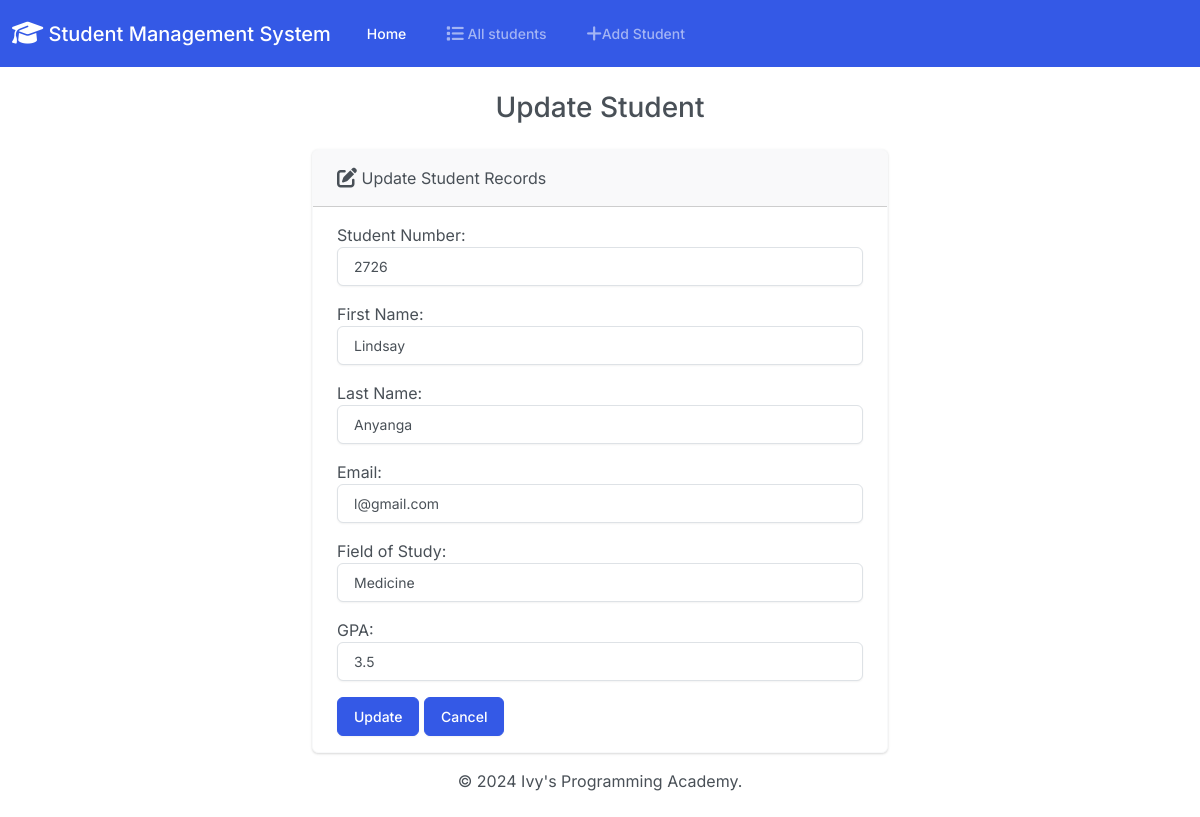
The page /edit/5/ on the database its author committed.
### students/models.py (models this page shows, shortened)
class Students(models.Model):
    student_number= models.PositiveIntegerField()
    first_name= models.CharField(max_length=50)
    last_name= models.CharField(max_length=50)
    email= models.EmailField(max_length=100)
    field_of_study= models.CharField(max_length=50)
    gpa= models.FloatField()

### students/views.py (the view)
# urls.py: path('edit/<int:id>/', views.edit, name="edit" ),
def edit(request, id):
    student = get_object_or_404(Students, pk=id)
    if request.method == 'POST':
        form = StudentsForm(request.POST, instance=student)
        if form.is_valid():
            form.save()
            return render(request, 'edit.html', {
                'form': form,
                'success': True
            })
        else:
            return render(request, 'edit.html', {
                'form': form
            })
    else:
        form = StudentsForm(instance=student)
        return render(request, 'edit.html', {
            'form': form
        })

### students/forms.py
class StudentsForm(forms.ModelForm):
    class Meta:
        model = Students
        fields = ('student_number', 'first_name', 'last_name', 'email', 'field_of_study', 'gpa')
        labels = {
            'student_number': 'Student Number',
            'first_name': 'First Name',
            'last_name': 'Last Name',
            'email': 'Email',
            'field_of_study': 'Field of Study',
            'gpa': 'GPA',
        }
        widgets = {
            'student_number': forms.NumberInput(attrs={'class': 'form-control'}),
            'first_name': forms.TextInput(attrs={'class': 'form-control'}),
            'last_name': forms.TextInput(attrs={'class': 'form-control'}),
            'email': forms.EmailInput(attrs={'class': 'form-control'}),
            'field_of_study': forms.TextInput(attrs={'class': 'form-control'}),
            'gpa': forms.NumberInput(attrs={'class': 'form-control'}),
        }

### templates/edit.html (shortened to what this page needs)
{% extends "base.html" %}
{% block body %}
<h3 class="text-center m-4">Update Student</h3>
{% if success %}
    <div class="alert alert-success" role="alert">
        The New Student updated successfully.
        <a href="{% url 'index' %}" class="alert-link">Go To Home Page</a>
    </div>
{% else %}
    <div class="row justify-content-center">
        <div class="col-6">
            <div class="card border-light mb-3">
                <div class="card-header">
                    <i class="fa-solid fa-pen-to-square fa-lg"></i> Update Student Records
                </div>
                <div class="card-body">
                    <form action="" method="POST">
                        {{ form.as_p }}
                        <button type="submit" class="btn btn-primary btn-block">Update</button>
                        <a href="{% url 'index' %}" class="btn btn-primary btn-block">Cancel</a>
                    </form>
                </div>
            </div>
        </div>
    </div>
{% endif %}
{% endblock %}

### rows shown on the page
Students: student_number "2726", first_name "Lindsay", last_name "Anyanga", email "l@gmail.com", field_of_study "Medicine", gpa "3.5"
